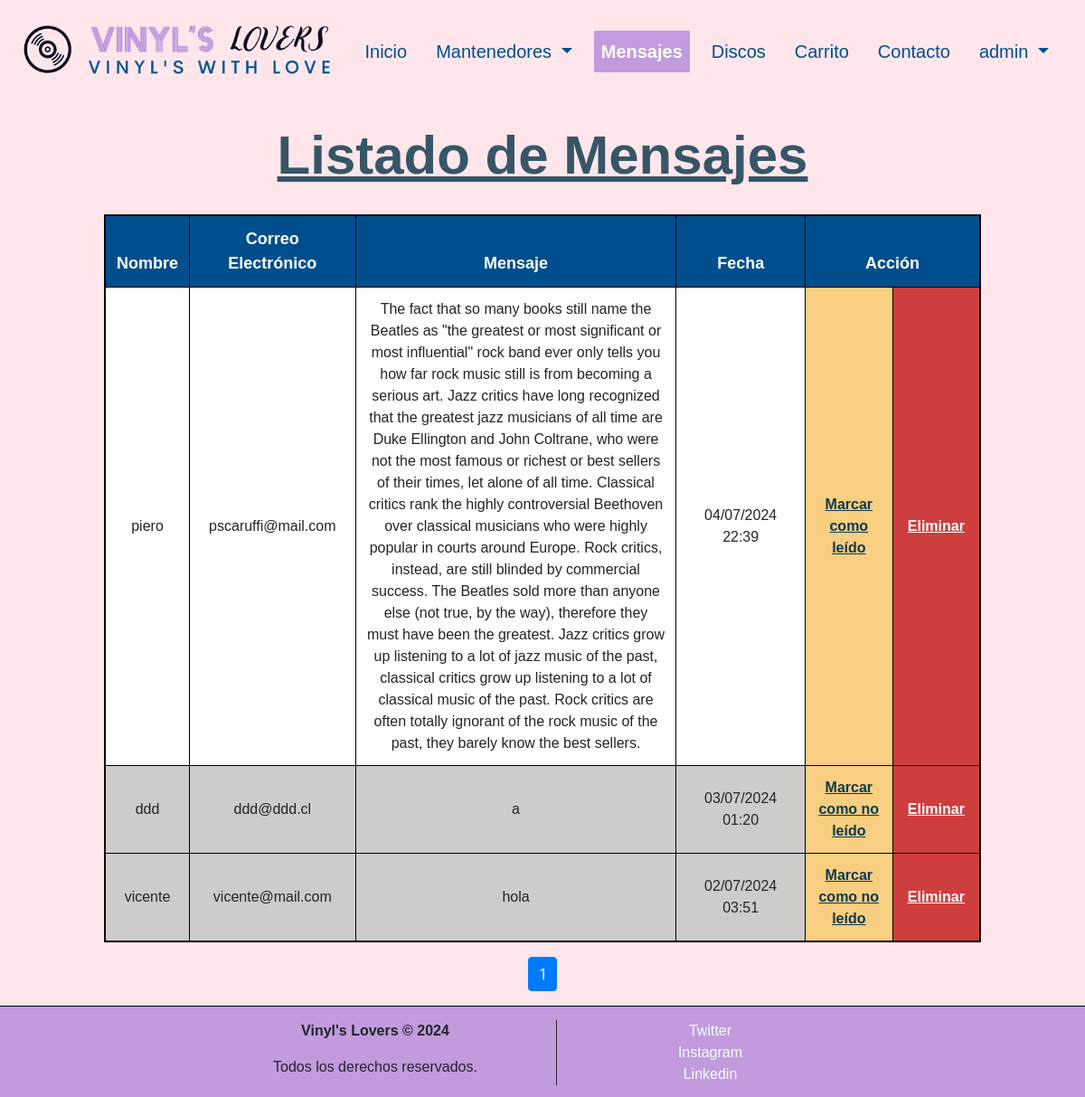
The page /mensajes (signed in) on the database as committed earlier.
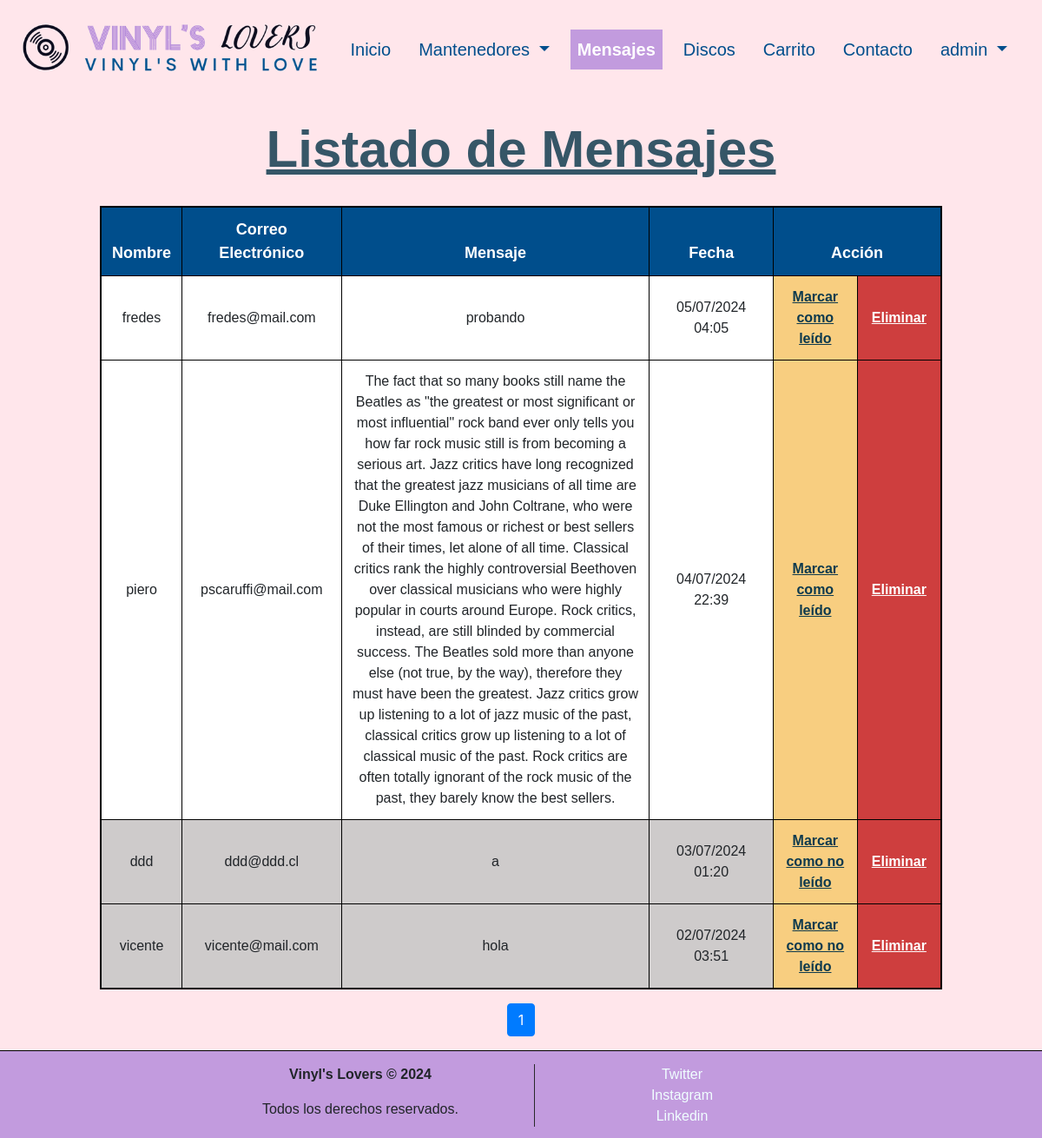
The same page on the database as committed later.
### discos/models.py (models this page shows, shortened)
class Mensaje(models.Model):
    id_mensaje = models.AutoField(db_column='idMensaje', primary_key=True)
    nombre = models.CharField(max_length=100, null=False, blank=False)
    correo_electronico = models.EmailField(max_length=254, null=False, blank=False)
    mensaje = models.TextField(null=False, blank=False)
    fecha = models.DateTimeField(auto_now_add=True)
    leido = models.BooleanField(default=False, db_column='leido')

### discos/views.py (the view)
# urls.py: path('mensajes', views.listadoMensajes, name='mensajes'),
@login_required
def listadoMensajes(request):
    mensajes = Mensaje.objects.all().order_by('-fecha')
    paginator = Paginator(mensajes, 25)
    page = request.GET.get('page')
    try:
        mensajes = paginator.page(page)
    except PageNotAnInteger:
        mensajes = paginator.page(1)
    except EmptyPage:
        mensajes = paginator.page(paginator.num_pages)
    context = {'mensajes': mensajes, 'clase': 'mensajes'}
    return render(request, 'discos/mensajes.html', context)

### discos/templates/discos/mensajes.html (shortened to what this page needs)
{% extends "discos/base.html" %}
{% load static %}
{% block content %}
{% if user.is_staff %}
  <header>
    <div class="row justify-content-center">
      <div class="col-10">
          <h1>Listado de Mensajes</h1>
      </div>
    </div>
  </header>
  <div class="row justify-content-center">
    <div class="col-10">
      <div class="table-container">
            <table class="table table-striped">
                {% if mensajes %}
                    <thead>
                        <tr>
                            <th scope="col">Nombre</th>
                            <th scope="col">Correo Electrónico</th>
                            <th scope="col" class="col-mensaje">Mensaje</th>
                            <th scope="col">Fecha</th>
                            <th scope="col" colspan="2">Acción</th>
                        </tr>
                    </thead>
                    <tbody>
                        {% for mensaje in mensajes %}
                            <tr>
                                {% if mensaje.leido %}<td class="td-leido">{% else %}<td class="td-noleido">{% endif %} {{ mensaje.nombre }}</td>
                                {% if mensaje.leido %}<td class="td-leido">{% else %}<td class="td-noleido">{% endif %} {{ mensaje.correo_electronico }}</td>
                                {% if mensaje.leido %}<td class="td-leido col-mensaje">{% else %}<td class="td-noleido col-mensaje">{% endif %} {{ mensaje.mensaje }}</td>
                                {% if mensaje.leido %}<td class="td-leido">{% else %}<td class="td-noleido">{% endif %} {{ mensaje.fecha|date:"d/m/Y H:i" }}</td>
                                <td class="td-mark-read equal-width">
                                    {% if not mensaje.leido %}
                                        <a href="{% url 'cambiar_estado' pk=mensaje.id_mensaje %}">Marcar como leído</a>
                                    {% else %}
                                        <a href="{% url 'cambiar_estado' pk=mensaje.id_mensaje %}">Marcar como no leído</a>
                                    {% endif %}
                                </td>
                                <td class="td-delete equal-width"><a href="{% url 'mensajes_del' pk=mensaje.id_mensaje %}">Eliminar</a></td>
                            </tr>
                        {% endfor %}
                    </tbody>
                {% endif %}
            </table>
            <nav aria-label="Page navigation example">
              <ul class="pagination justify-content-center">
                  {% for num in mensajes.paginator.page_range %}
                      {% if mensajes.number == num %}
                          <li class="page-item active" aria-current="page"><span class="page-link">{{ num }}</span></li>
                      {% else %}
                          <li class="page-item"><a class="page-link" href="?page={{ num }}">{{ num }}</a></li>
                      {% endif %}
                  {% endfor %}
              </ul>
            </nav>
        </div>
    </div>
  </div>
{% else %}
  <div class="container-permisos">
    <h1>Error</h1>
    <p>No tienes permisos para ver esta página</p>
  </div>
{% endif %}
{% endblock %}

### discos/templates/discos/base.html (shortened to what this page needs)
{% load static %}
<!DOCTYPE html>
<html lang="en">
    <head>
        <link
          rel="stylesheet"
          href="https://cdn.jsdelivr.net/npm/bootstrap@4.6.2/dist/css/bootstrap.min.css"
        />
        <link rel="stylesheet" href="{% static 'css/styles.css' %}" />
      </head>
<body>
    <nav class="navbar navbar-expand-lg navbar-light bg-light">
        <a class="navbar-brand" href="{% url 'index' %}"><img src="{% static 'img/vllogo.png' %}" alt="logo" class="img-fluid"></a>
        <div class="collapse navbar-collapse" id="navbarSupportedContent">
          <ul class="navbar-nav mr-auto">
            {% if clase == 'index' %}<li class="nav-item active">{% else %}<li class="nav-item">{% endif %}
              <a class="nav-link" href="{% url 'index' %}">Inicio</a>
            </li>
            {% if user.is_staff %}
              {% if clase == 'mantenedores' %}<li class="nav-item dropdown active">{% else %}<li class="nav-item dropdown">{% endif %}
                  <a class="nav-link dropdown-toggle" href="#" id="navbarDropdown" role="button" data-toggle="dropdown" aria-haspopup="true" aria-expanded="false">
                    Mantenedores
                  </a>
              </li>
              {% if clase == 'mensajes' %}<li class="nav-item active">{% else %}<li class="nav-item">{% endif %}
                  <a class="nav-link" href="{% url 'mensajes' %}">Mensajes</a>
              </li>
            {% endif %}
            {% if clase == 'discos' %}<li class="nav-item active">{% else %}<li class="nav-item">{% endif %}
                <a class="nav-link" href="{% url 'discos' %}">Discos</a>
            </li>
            {% if clase == 'carrito' %}<li class="nav-item active">{% else %}<li class="nav-item">{% endif %}
                <a class="nav-link" href="{% url 'carrito' %}">Carrito <span id="orderBadge" class="badge badge-warning d-none">0</span></a>
            </li>
            {% if clase == 'contacto' %}<li class="nav-item active">{% else %}<li class="nav-item">{% endif %}
                <a class="nav-link" href="{% url 'contacto' %}">Contacto</a>
            </li>
            {% if user.is_authenticated %}
              {% if clase == 'perfil' %}<li class="nav-item dropdown active">{% else %}<li class="nav-item dropdown">{% endif %}
                  <a class="nav-link dropdown-toggle" href="#" id="navbarDropdown" role="button" data-toggle="dropdown" aria-haspopup="true" aria-expanded="false">
                      {{ user.username }}
                  </a>
              </li>
            {% else %}
              {% if clase == 'entrar' %}<li class="nav-item active">{% else %}<li class="nav-item">{% endif %}
                  <a class="nav-link" href="{% url 'entrar' %}">Entrar</a>
              </li>
            {% endif %}
          </ul>
        </div>
      </nav>
    {% block content %}{% endblock %}
    <footer class="footer">
      <div class="container">
          <div class="row justify-content-center">
              <div class="col-md-4">
                  <p><b>Vinyl's Lovers &copy; 2024</b></p>
                  <p>Todos los derechos reservados.</p>
              </div>
              <div class="col-md-4">
                  <div class="links-footer">
                      <a href="https://x.com/numetal_moment">Twitter</a><br>
                      <a href="https://www.instagram.com/alantiwa2000">Instagram</a><br>
                      <a href="https://www.linkedin.com/in/vicente-fredes-estuardo/">Linkedin</a>
                  </div>
              </div>
          </div>
      </div>
  </footer>
</body>
</html>

### discos/static/css/styles.css (style rules this page uses)
body { background-color: rgba(255, 230, 235); display: flex; flex-direction: column; min-height: 100vh; }
.row.justify-content-center { margin: auto; }
.row.justify-content-center { width: 100%; }
.navbar { font-family:'Lucida Sans', 'Lucida Sans Regular', 'Lucida Grande', 'Lucida Sans Unicode', Geneva, Verdana, sans-serif; font-size: 20px; color: black; background-color: rgba(255, 230, 235) !important; }
.navbar .navbar-nav { margin: 0 auto; }
.navbar .navbar-nav .nav-item .nav-link { margin-top: 7px; color: rgb(0, 78, 140); line-height: 1.5; margin-right: 2vh; }
.navbar .navbar-nav .nav-item.active .nav-link { background-color: rgb(194, 155, 222); color: white; font-weight: bold; }
footer { width: 100%; margin-bottom: 0; margin-top: auto; background-color: rgb(194, 155, 222); align-items: center; vertical-align: middle; text-align: center; padding-top: 15px; padding-bottom: 5px; font-family:'Lucida Sans', 'Lucida Sans Regular', 'Lucida Grande', 'Lucida Sans Unicode', Geneva, Verdana, sans-serif; border-top: 1px solid black }
@media (min-width: 770px) { footer .links-footer { border-left: 1px solid rgb(41, 41, 41); } }
footer .links-footer a { color: azure; font-weight:500; }
header .row { margin-bottom: 1%; vertical-align: middle; align-items: center; }
header h1 { text-align: center; margin-top: 3%; margin-bottom: 3%; color: rgba(14, 58, 77, 0.836);; font-weight: bold; font-size: 60px; font-family:'Lucida Sans', 'Lucida Sans Regular', 'Lucida Grande', 'Lucida Sans Unicode', Geneva, Verdana, sans-serif; text-decoration: underline; }
.table-container { overflow-x:auto; }
.table-striped { background-color: azure; border: 2px solid black; text-align: center; font-family:'Lucida Sans', 'Lucida Sans Regular', 'Lucida Grande', 'Lucida Sans Unicode', Geneva, Verdana, sans-serif; }
.table-striped th { font-size: 18px; background-color: rgb(0, 78, 140); color: white; }
.table-striped th, .table-striped td { border: 1px solid black !important; vertical-align: middle; }
.col-mensaje { max-width: 50vh; word-wrap: break-word; white-space: pre-line; }
.table-striped .td-delete { background-color: rgb(206, 62, 62); }
.table-striped .td-delete a { color: white; font-weight: bold; text-decoration: underline; }
.table-striped .td-leido { background-color: rgb(206, 203, 203); }
.table-striped .td-noleido { background-color: white; font-weight:500; }
.table-striped .td-mark-read { background-color: rgb(248, 206, 128); }
.table-striped .td-mark-read a { color: rgba(14, 58, 77); font-weight: bold; text-decoration: underline; }
.equal-width { width: 10%; }

Rows that differ between the two databases and show on the page:
added Mensaje: nombre "fredes", correo_electronico "fredes@mail.com", mensaje "probando", fecha "05/07/2024 04:05", leido "Marcar como leído"
